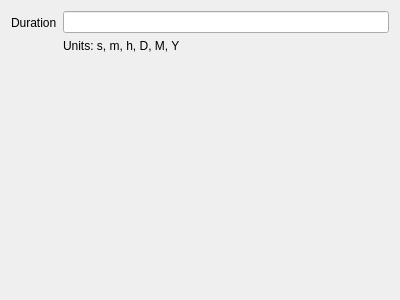
<?xml version="1.0" encoding="utf-8"?>
<!--
######################################################################################################################
# Copyright (C) 2017 - 2019 Spine project consortium
# This file is part of Spine Toolbox.
# Spine Toolbox is free software: you can redistribute it and\/or modify it under the terms of the GNU Lesser General
# Public License as published by the Free Software Foundation, either version 3 of the License, or (at your option)
# any later version. This program is distributed in the hope that it will be useful, but WITHOUT ANY WARRANTY;
# without even the implied warranty of MERCHANTABILITY or FITNESS FOR A PARTICULAR PURPOSE. See the GNU Lesser General
# Public License for more details. You should have received a copy of the GNU Lesser General Public License along with
# this program. If not, see <http:\/\/www.gnu.org\/licenses\/>.
######################################################################################################################
-->
<ui version="4.0">
 <class>DurationEditor</class>
 <widget class="QWidget" name="DurationEditor">
  <property name="geometry">
   <rect>
    <x>0</x>
    <y>0</y>
    <width>400</width>
    <height>300</height>
   </rect>
  </property>
  <property name="windowTitle">
   <string>Form</string>
  </property>
  <layout class="QVBoxLayout" name="verticalLayout_2">
   <item>
    <layout class="QFormLayout" name="layout">
     <item row="0" column="0">
      <widget class="QLabel" name="duration_edit_label">
       <property name="text">
        <string>Duration</string>
       </property>
      </widget>
     </item>
     <item row="0" column="1">
      <layout class="QVBoxLayout" name="edit_layout">
       <item>
        <widget class="QLineEdit" name="duration_edit"/>
       </item>
       <item>
        <widget class="QLabel" name="units_hint">
         <property name="text">
          <string>Units: s, m, h, D, M, Y</string>
         </property>
        </widget>
       </item>
      </layout>
     </item>
    </layout>
   </item>
  </layout>
 </widget>
 <resources/>
 <connections/>
</ui>
